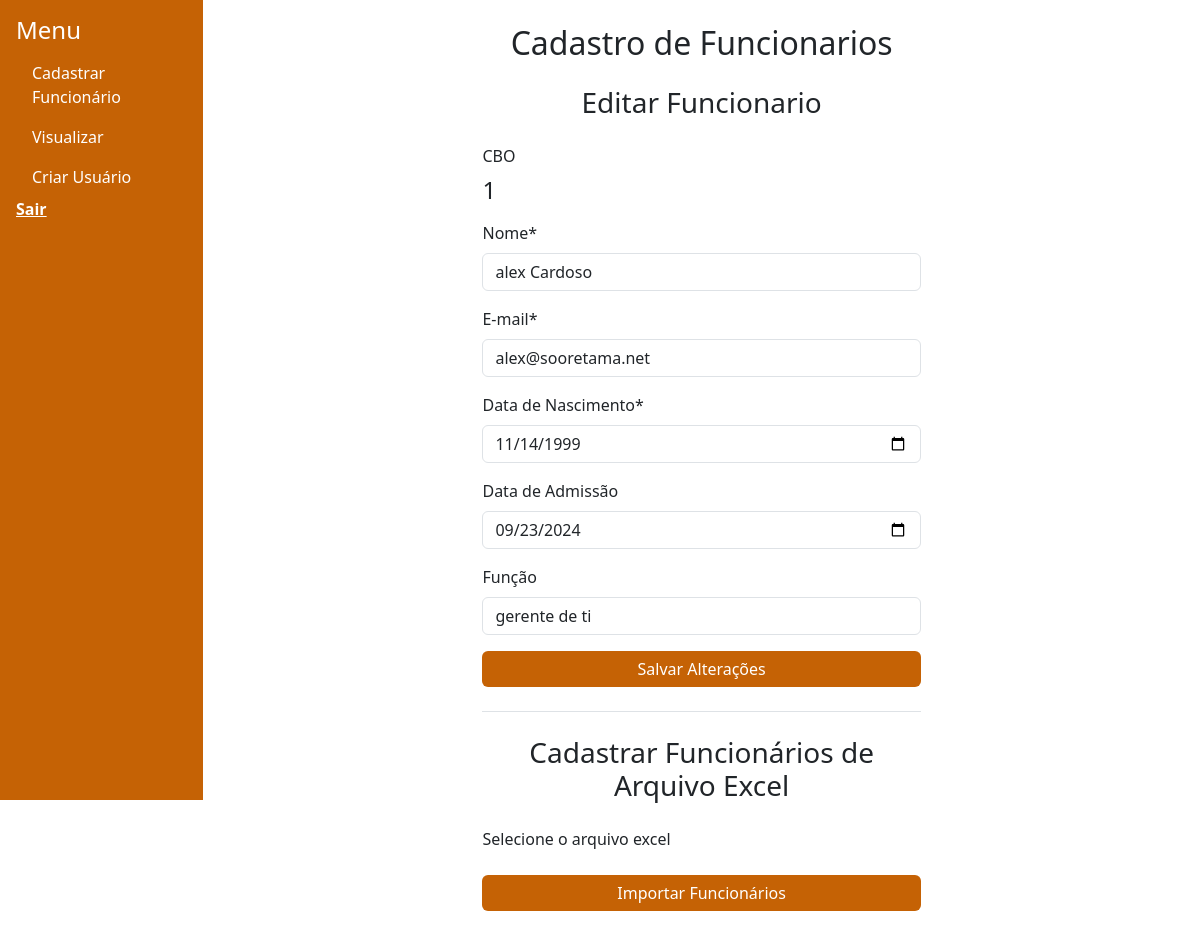
Page /funcionarios/editar-funcionarios/1/ on the earlier database version.
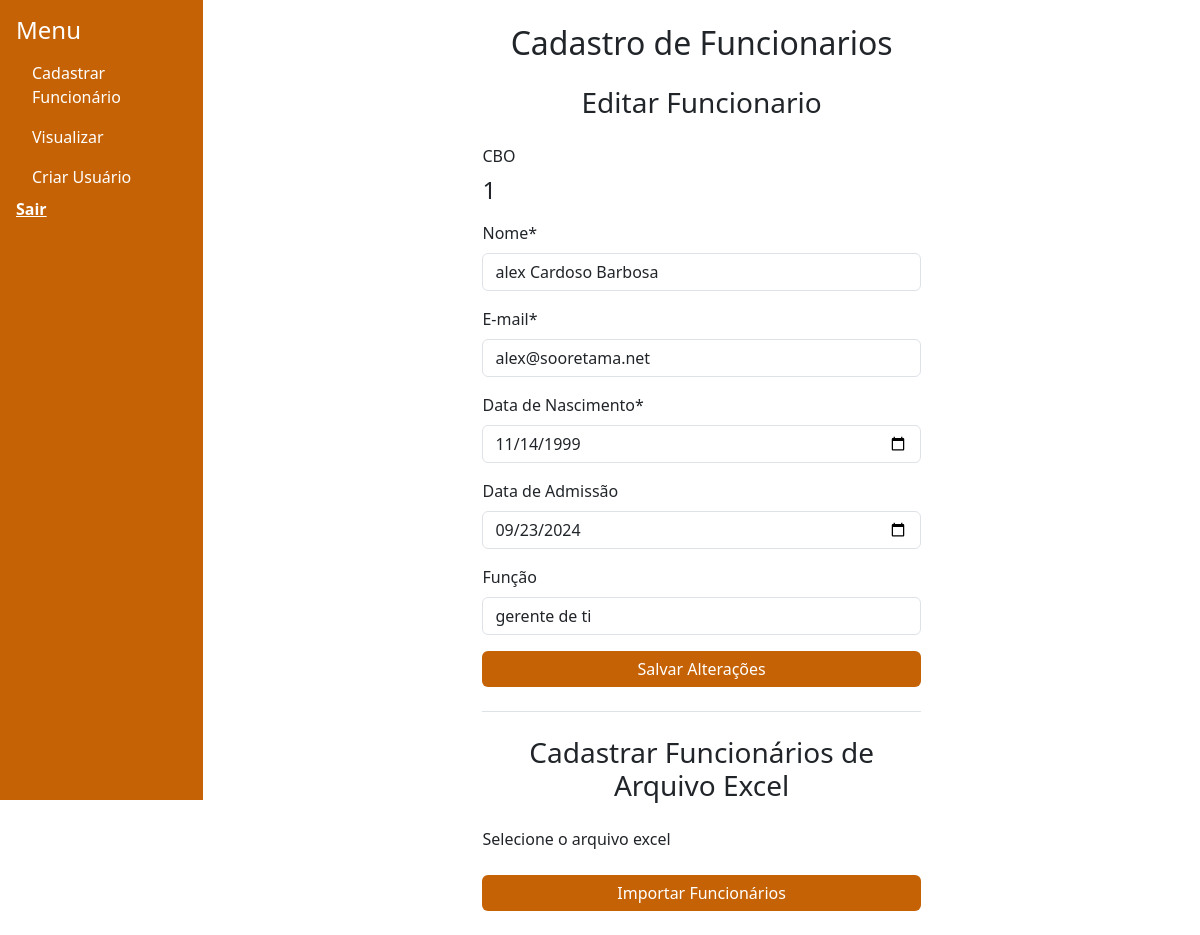
Same page on the later database version.
### funcionarios/models.py (models this page shows, shortened)
class Funcionario(models.Model):
    nome = models.CharField(max_length=100)
    email= models.EmailField()
    data_nascimento = models.DateField(null=False, blank=False)
    foto = models.ImageField(upload_to='foto/' , blank=True, null=True)
    arquivo_pdf = models.FileField(upload_to='pdf/' , blank=True, null=True)
    cbo = models.AutoField(primary_key=True)
    funcao = models.CharField(max_length=100, null=True)
    data_admissao = models.DateField(null=True, blank=True)
    id_tarefa_mail = models.CharField(max_length=255, null=True, blank=True)
    class Meta:
        permissions = [
            ("cadastrar_funcionarios", "Pode cadastrar funcionários")
        ]

### funcionarios/views.py (the view)
# urls.py: path('editar-funcionarios/<int:cbo>/', views.editar_funcionarios, name='editar_funcionarios'),
def editar_funcionarios(request, cbo):
    funcionario = get_object_or_404(Funcionario, cbo=cbo)
    print(f"Dados do funcionário: {funcionario.nome}, {funcionario.email}, {funcionario.data_nascimento}")
    if request.method == 'POST':
        form_editar = FuncionarioForm(request.POST, instance=funcionario)
        if form_editar.is_valid():
            form_editar.save()  # Salva o funcionário com os dados corrigidos
            messages.success(request, "Funcionário alterado com sucesso.")
            return redirect('funcionarios:menu_cadastros')
        else:
            messages.error(request, "Falha ao editar o cadastro do funcionário.")
            print(f"Erros ao editar: {form_editar.errors}")  # Para depuração
    else:
        form_editar = FuncionarioForm(instance=funcionario)
    return render(request, 'funcionarios/cadastrar_funcionario.html', {
        'form_funcionario': form_editar,
    })

### funcionarios/templates/funcionarios/cadastrar_funcionario.html (shortened to what the changed rows need)
{% extends "funcionarios/base.html" %}
{% load static %}
    {% block content %}
    <div class="container d-flex justify-content-center align-items-center min-vh-70">
        <div class="row w-100">
            <div class="col-lg-6 col-md-8 col-sm-12 mx-auto">
                <h2 class="text-center mb-4">Cadastro de Funcionarios</h2>
                <form method="POST"
                    action="{% if form_funcionario.instance.cbo %}{% url 'funcionarios:editar_funcionarios' form_funcionario.instance.cbo %}{% else %}{% url 'funcionarios:cadastrar_funcionarios' %}{% endif %}">
                    <div class="mb-3">
                        <label for="cbo" class="form-label">CBO</label>
                        {% if form_funcionario.instance.cbo %}
                            <h4 class="form-label fw-normal">{{ form_funcionario.instance.cbo }}</h4>
                        {% else %}
                            <input type="hidden" name="cbo" value="{{ cbo_gerado }}" readonly>
                            <h4 class="form-label fw-normal">{{ cbo_gerado }}</h4>
                        {% endif %}
                        </div>
                    <div class="mb-3">
                        <label for="{{ form_funcionario.nome.id_for_label }}" class="form-label">Nome*</label>
                        <input
                            type="text"
                            name="nome"
                            id="id_nome"
                            class="form-control"
                            value="{{ form_funcionario.nome.value|default_if_none:'' }}"
                            placeholder="Digite seu nome e sobrenome"
                            required>
                    </div>
                    <div class="mb-3">
                        <label for="{{ form_funcionario.email.id_for_label }}" class="form-label">E-mail*</label>
                        <input
                            type="email"
                            name="email"
                            id="id_email"
                            class="form-control"
                            value="{{ form_funcionario.email.value|default_if_none:'' }}"
                            placeholder="Digite um e-mail válido"
                            required>
                    </div>
                    <div class="mb-3">
                        <label for="{{ form_funcionario.data_nascimento.id_for_label }}" class="form-label">Data de Nascimento*</label>
                        <input
                            type="date"
                            name="data_nascimento"
                            id="id_data_nascimento"
                            class="form-control"
                            value="{% if form_funcionario.data_nascimento.value %}{{ form_funcionario.data_nascimento.value|date:'Y-m-d' }}{% endif %}"
                            placeholder="dd/mm/aaaa"
                            required>
                    </div>
                    <div class="mb-3">
                        <label for="{{ form_funcionario.data_admissao.id_for_label }}" class="form-label">Data de Admissão</label>
                        <input
                            type="date"
                            name="data_admissao"
                            id="id_data_admissao"
                            class="form-control"
                            value="{{ form_funcionario.data_admissao.value|date:'Y-m-d' }}"
                            placeholder="dd/mm/aaaa">
                    </div>
                    <div class="mb-3">
                        <label for="{{ form_funcionario.funcao.id_for_label }}" class="form-label">Função</label>
                        <input
                            type="text"
                            name="funcao"
                            id="id_funcao"
                            class="form-control"
                            placeholder="Digite seu cargo"
                            value="{{ form_funcionario.funcao.value|default_if_none:'' }}">
                    </div>
                </form>
            </div>
        </div>
    </div>
{% endblock %}

Differences in the rows shown:
changed Funcionario "alex@sooretama.net": nome "alex Cardoso" → "alex Cardoso Barbosa"
